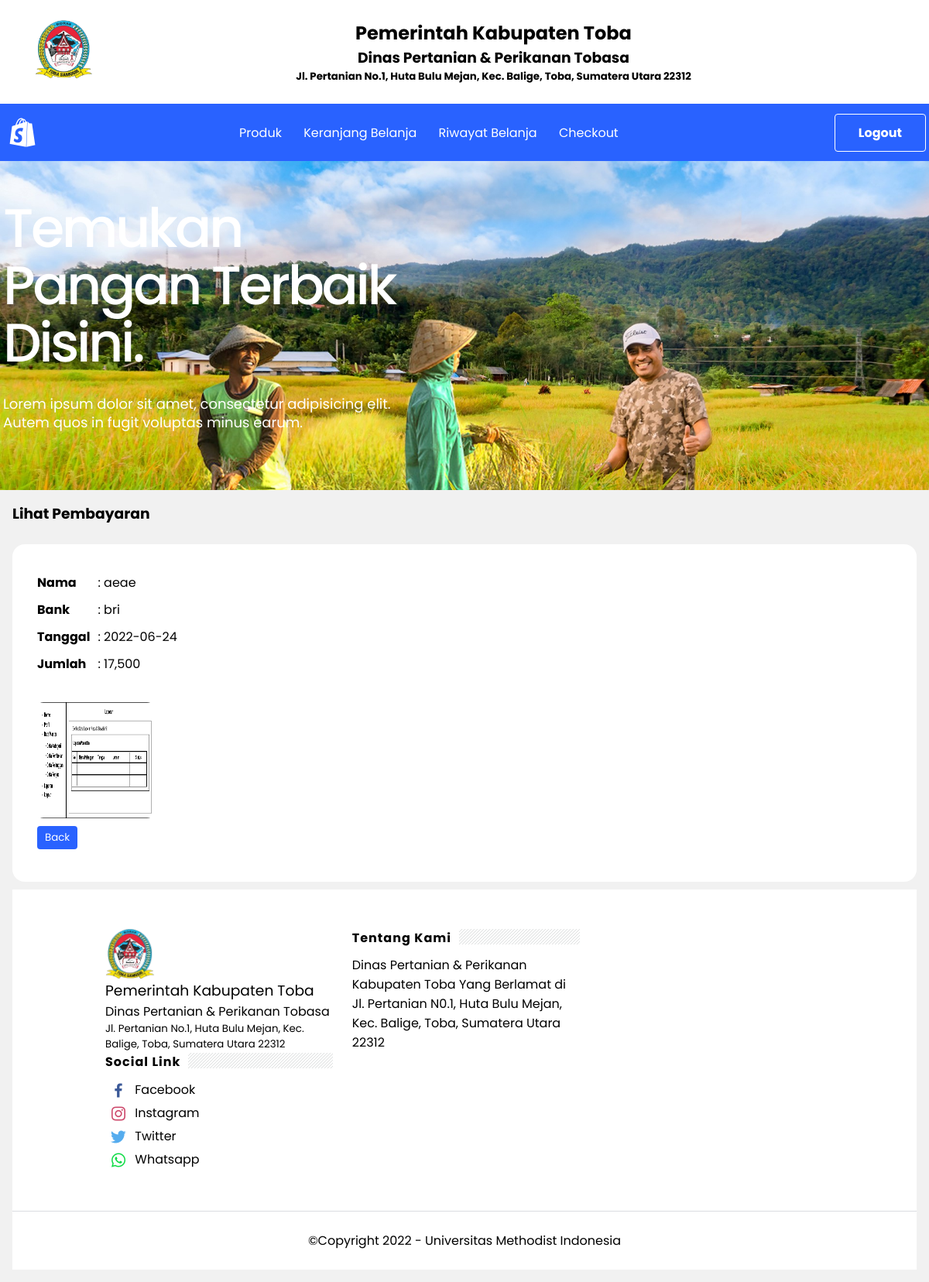
/lihat-pembayaran.php?id=134, run on the app's committed database.
### tables this page shows
CREATE TABLE `pembayaran` (
  `id_pembayaran` int(11) NOT NULL,
  `id_pembelian` int(11) NOT NULL,
  `nama` varchar(255) NOT NULL,
  `bank` varchar(255) NOT NULL,
  `jumlah` int(11) NOT NULL,
  `tanggal` date NOT NULL,
  `bukti` varchar(255) NOT NULL
);

### lihat-pembayaran.php (the view, shortened to what this page needs)
<?php
$koneksi =new mysqli("localhost","root","","db_hasilpertanian");
$idpembelian =$_GET["id"];
$ambil = $koneksi->query("SELECT * FROM pembayaran
							LEFT JOIN pembelian
								ON pembayaran.id_pembelian=pembelian.id_pembelian
							WHERE pembelian.id_pembelian='$idpembelian'");
$detbay = $ambil->fetch_assoc();
?>
<html>
<head>
<link rel="stylesheet" type="text/css" href="css/style.css">
	<link href='https://unpkg.com/boxicons@2.1.2/css/boxicons.min.css' rel='stylesheet'>
</head>
<body >
<div class='first-header'>
	<div class='header-logo-univ'>
<img src='logo-toba.png' width="75">
</div>
<div class="goverment-toba">
<h2>Pemerintah Kabupaten Toba</h2>
<h3>Dinas Pertanian & Perikanan Tobasa</h3>
<h5>Jl. Pertanian No.1, Huta Bulu Mejan, Kec. Balige, Toba, Sumatera Utara 22312</h5>
</div>
</div>
	<header class="header-wrapper bgcolor">
<div class="header-section section" id="header-section" name="Header"><div id="headerwrap">
<div class="header-widget">
<a class="header-logo-image" href="#">
<h1 id="header-title"><i class='bx bxl-shopify' style='font-size:50px'></i></h1>
</a>
</div>
</div><div class='linklist'>
<div class="menu-widget">
<span class="menu-item">
	<a href="produk.php">Produk</a>
</span>
<span class="menu-item">
	<a href="keranjang.php">Keranjang Belanja</a>
</span>
<span class="menu-item">
	<a href="riwayat.php">Riwayat Belanja</a>
</span>
<span class="menu-item">
	<a href="checkout.php">Checkout</a>
</span>
</div>
</div><div class='logout-button'><span class='logout-btn'><a href='logout1.php'>Logout</a></span></div></div>
</header>
	<div class='hero-content'>
<div class="jumbotron-content">
<div class="jumbotron-inner">
<h2 class="title">Temukan Pangan Terbaik Disini.</h2>
<p>Lorem ipsum dolor sit amet, consectetur adipisicing elit. Autem quos in fugit voluptas minus earum.</p>
</div>
</div>
</div>
<body>
<div class="container">
	<h3>Lihat Pembayaran</h3>
	<br/>
	<div class="row bg-white">
		<div class="col-md-6">
			<table class="table">
				<tr>
					<th>Nama</th>
					<td> : <?php echo $detbay["nama"];?></td>
				</tr>
				<tr>
					<th>Bank</th>
					<td> : <?php echo $detbay["bank"];?></td>
				</tr>
				<tr>
					<th>Tanggal</th>
					<td> : <?php echo $detbay["tanggal"];?></td>
				</tr>
				<tr>
					<th>Jumlah</th>
					<td> : <?php echo number_format($detbay["jumlah"]);?></td>
				</tr>
			</table>
		</div>
		<div class="col-md-6">
		<img class='bukti-img' src="bukti_pembayaran/<?php echo $detbay['bukti']?>">
	</div>
		<div class="col-md-6">
			<button class="btn btn-default" ><a style='color:#fff;' href='riwayat.php'>Back</a></button>
	</div>
</div>
<div id='footer'>
    <div class='footer-sections row'>
      <div class='sect-left' id='footer-sec1'><img src='logo-toba.png' width='64'/>
		<h3 style='font-weight:normal'>Pemerintah Kabupaten Toba</h3>
		  <h4 style='font-weight:normal'>Dinas Pertanian &amp; Perikanan Tobasa</h4>
		  <p><small>Jl. Pertanian No.1, Huta Bulu Mejan, Kec. Balige, Toba, Sumatera Utara 22312</small></p>
		</div>
      <div class='sect-left' id='footer-sec2'><h2> Tentang Kami</h2>Dinas Pertanian & Perikanan Kabupaten Toba Yang Berlamat di Jl. Pertanian N0.1, Huta Bulu Mejan, Kec. Balige, Toba, Sumatera Utara 22312</div>
		<div class='sect-left' id='footer-sec3'><h2>Social Link</h2>
			<ul class='list-style'>
			<li><i class='bx bxl-facebook' style='color:#3b5998'></i>
				<a href='#'>Facebook</a>
				</li>
				<li><i class='bx bxl-instagram' style='color:#cd486b'></i>
				<a href='#'>Instagram</a>
				</li>
				<li><i class='bx bxl-twitter' style='color:#55acee'  ></i>
					<a href='#'>Twitter</a>
				</li>
				<li><i class='bx bxl-whatsapp' style='color:#0EDB45'></i>
				<a href='#'>Whatsapp</a>
				</li>
			</ul>
		</div>
  </div>
	<div class='footer-copyright'><p>©Copyright 2022 - Universitas Methodist Indonesia</p></div>
	</div>
</body>
</html>

### css/style.css (style rules this page uses)
* { padding: 0; margin: 0; font-family: 'Poppins', sans-serif; }
body { font-family: 'Poppins', sans-serif; background: #fff; background-size: cover; overflow-x: hidden; }
a { color: inherit; text-decoration: none; }
span.logout-btn { color: #fff; border: thin solid #fff; padding: 12px 30px; border-radius: 4px; transition: all .5s ease; font-weight: bold; }
button.btn { padding: 5px 10px; margin:10px 0; background-color: #2962ff; border-radius:4px; color:#fff; border: none; cursor: pointer; }
.container { padding:1rem; padding:1rem; background:#f1f1f1; }
.container:after { content: ''; display: block; clear: both; }
.table { width: 100%; border-collapse: collapse; border:thin solid #dadce0; }
.table tr { height: 30px; }
.table tr td { padding: 5px 10px; }
#footer { background:#fff; padding:0; margin:10px 0 0 }
#footer h2:after { content: ''; display: inline-block; position: absolute; height: 20px; top: 0; margin: 1px 0 12px 10px; width: 100%; background: url("../repeat-bg.png")repeat; }
.footer-sections { overflow: hidden; margin: 0 auto; padding: 50px 120px; }
.sect-left { display:inline-block; float:left; width:31.655%; margin-right:25px; }
.sect-left:nth-child(3) { margin-right:0 }
.sect-left h2 { position: relative; background:none; overflow: hidden; padding: 0 0 10px 0; display: inline-block; -webkit-flex: 0 auto; -ms-flex: 0 auto; flex: 0 auto; margin: 0; font-size: 1rem; font-weight: 700; white-space: nowrap; width: 100%; letter-spacing: 1px; }
.list-style { list-style: none; }
#footer-sec3 ul li i { font-size: 24px; vertical-align: middle; margin:3px 5px; }
.footer-copyright { border-top: thin solid #dadce0; display:flex; justify-content: center; align-items: center; }
.footer-copyright { padding:25px 0; }
div.first-header { display:flex; margin:25px 45px; }
div.goverment-toba { text-align: center; margin: 0 auto; }
.header-wrapper { -webkit-box-align: center; -ms-flex-align: center; align-items: center; background-color:#2962ff; display: -webkit-box; display: -ms-flexbox; display: flex; left: 0; min-height: 74px; position:relative; right: 0; top: 0; z-index:2; }
.header-wrapper .header-section { -webkit-box-align: center; -ms-flex-align: center; align-items: center; display: inherit; -webkit-box-pack: justify; -ms-flex-pack: justify; justify-content: space-between; max-width: 1192px; margin: 0 auto; width: 100%; position: relative; }
.header-wrapper .header-section h1 { color :#fff; font-size:20px; text-transform:capitalize; }
.linklist { display: -webkit-box; display: -ms-flexbox; display: flex; -webkit-box-align: center; -ms-flex-align: center; align-items: center; -webkit-box-pack: center; -ms-flex-pack: center; justify-content: center; }
span.menu-item { margin-right: 24px; color:#fff; }
.bgcolor { transition: all .5s ease; }
.hero-content { background : url("../pertanian.jpg"); background-size: cover; background-position:center; }
.jumbotron-content { max-width: 1192px; margin: 0 auto; padding: 50px 0 50px 0; }
.jumbotron-inner { max-width: 550px; }
.jumbotron-inner h2.title { font-size: 70px; line-height: 74px; margin: 0; font-weight: 500; letter-spacing: -0.05em; color: #fff; }
.jumbotron-inner p { line-height: 24px; font-size: 18px; margin: 30px 0 25px; color: #fff; }
div.first-header { display:flex; }

### lihat-pembayaran.php (style rules this page uses)
table { border:none !important; border-collapse: none !important; margin-bottom:2rem; text-align:left; width:max-content !important; }
.table tr, table.table.table-bordered thead th, table.table.table-bordered tr td { font-weight:normal; }
.bg-white { background: #fff; padding: 2rem; border-radius: 1rem; }
img.bukti-img { width:150px; height:150px; border-radius:8px; }

### data on the page
pembayaran: nama "aeae", bank "bri", tanggal "2022-06-24", jumlah "17,500", bukti (picture)
